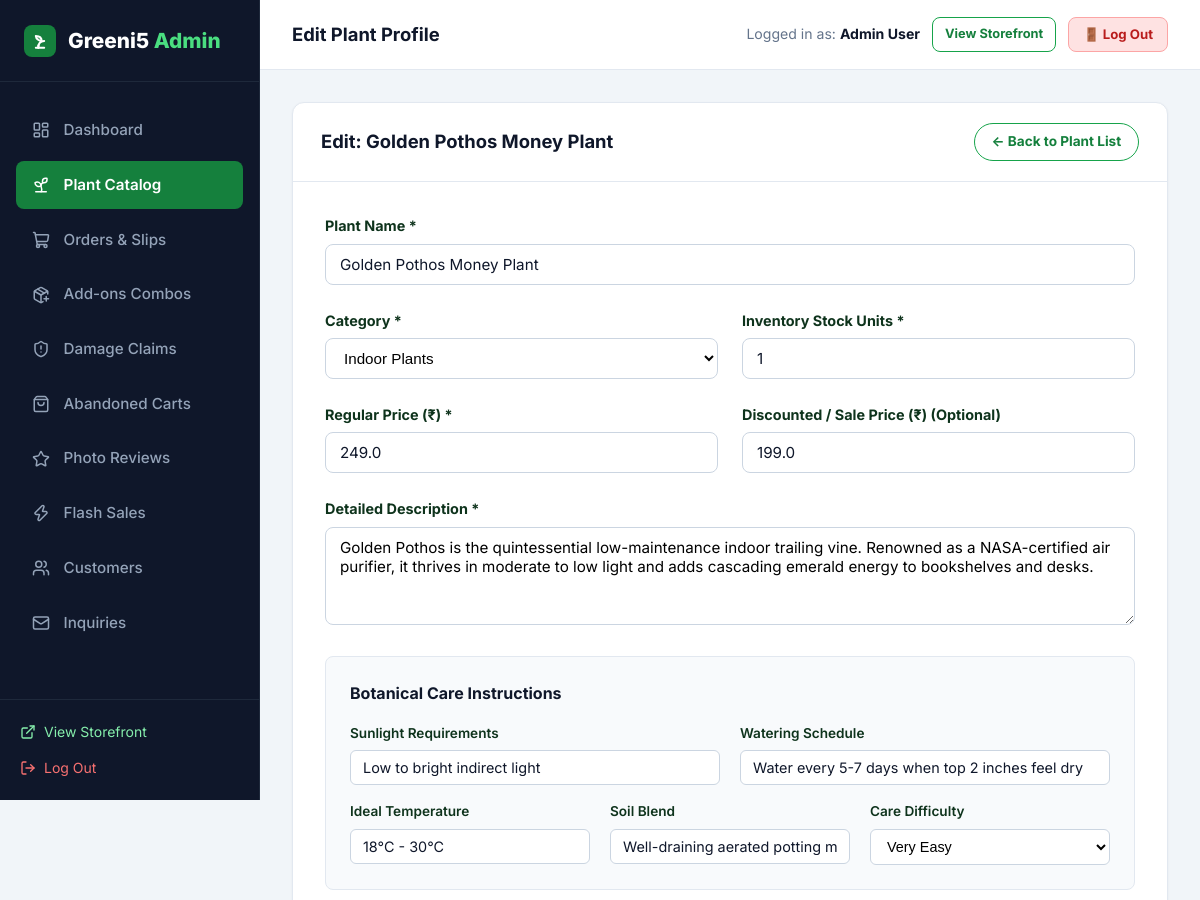
Page /admin/plants/edit/3 (signed in, upper part) on the earlier database version.
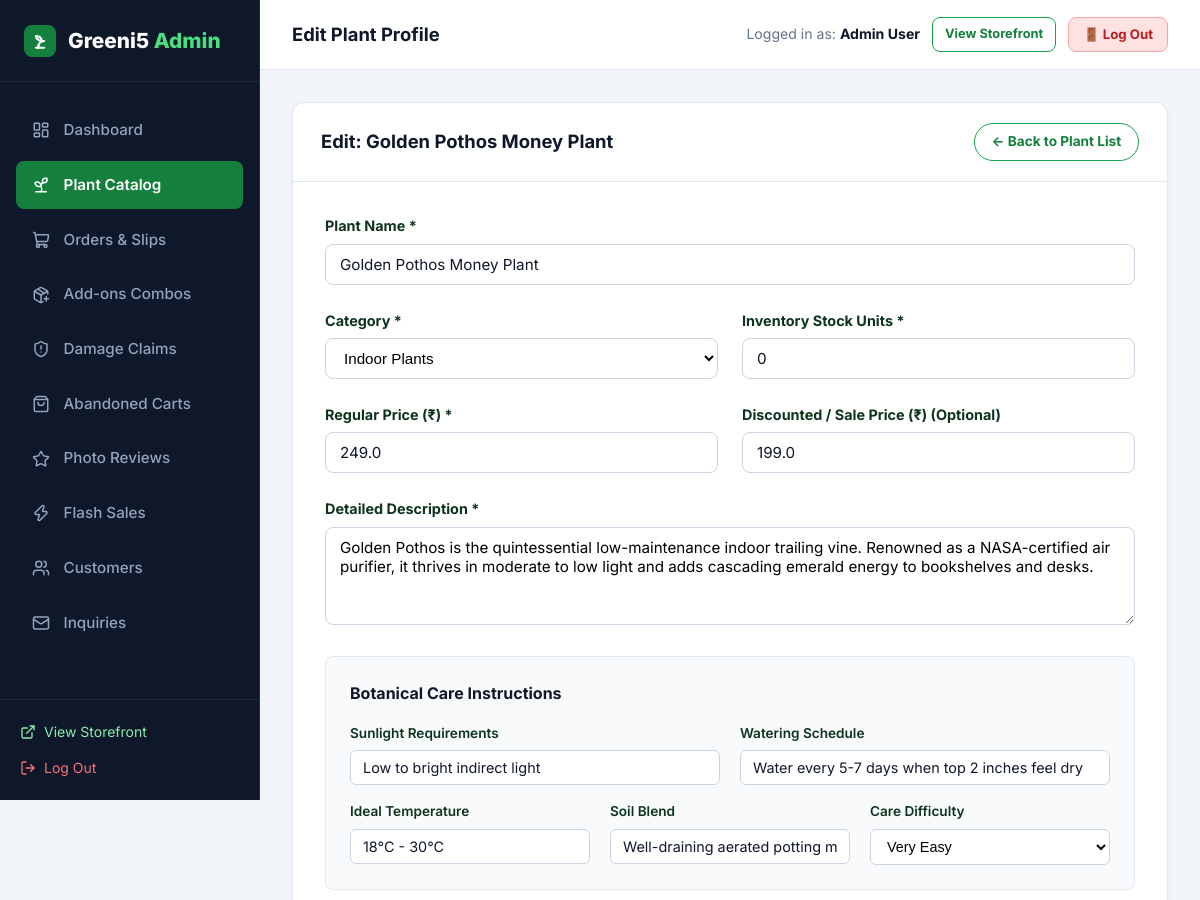
Same page on the later database version.
### tables this page shows
CREATE TABLE plants (
    id INTEGER PRIMARY KEY AUTOINCREMENT,
    category_id INTEGER NOT NULL,
    name TEXT NOT NULL,
    slug TEXT NOT NULL UNIQUE,
    price REAL NOT NULL,
    discount_price REAL,
    stock INTEGER NOT NULL DEFAULT 10,
    description TEXT NOT NULL,
    sunlight TEXT,
    watering TEXT,
    temperature TEXT,
    soil TEXT,
    difficulty TEXT DEFAULT 'Easy',
    is_featured INTEGER DEFAULT 0,
    is_bestseller INTEGER DEFAULT 0,
    created_at TIMESTAMP DEFAULT CURRENT_TIMESTAMP,
    FOREIGN KEY (category_id) REFERENCES categories(id) ON DELETE CASCADE
);

### app.py (the view, shortened to what this page needs)
@app.route('/admin/plants/edit/<int:plant_id>', methods=['GET', 'POST'])
@admin_required
def admin_plant_edit(plant_id):
    plant = query_db('SELECT * FROM plants WHERE id = ?', (plant_id,), one=True)
    if not plant:
        abort(404)
    categories = query_db('SELECT * FROM categories ORDER BY name ASC')
    images = query_db('SELECT * FROM plant_images WHERE plant_id = ? ORDER BY is_primary DESC, id ASC', (plant_id,))
    variants = query_db('SELECT * FROM plant_variants WHERE plant_id = ? ORDER BY extra_price ASC', (plant_id,))
    return render_template('admin/plant_form.html', categories=categories, plant=plant, images=images, variants=variants)

### app.py (called while the page is built)
def admin_required(f):
    @wraps(f)
    def decorated_function(*args, **kwargs):
        if 'user_id' not in session:
            flash('Admin authentication required.', 'warning')
            return redirect(url_for('login', next=request.full_path.rstrip('?')))
        user = query_db('SELECT role FROM users WHERE id = ?', (session['user_id'],), one=True)
        if not user or user['role'] != 'admin':
            flash('Access denied. Administrator privileges required.', 'danger')
            return redirect(url_for('index'))
        return f(*args, **kwargs)
    return decorated_function

### database.py (called while the page is built)
def get_db():
    db = getattr(g, '_database', None)
    if db is None:
        db = g._database = sqlite3.connect(DATABASE)
        db.row_factory = sqlite3.Row
        db.execute('PRAGMA foreign_keys = ON;')
    return db

def query_db(query, args=(), one=False):
    cur = get_db().execute(query, args)
    rv = cur.fetchall()
    cur.close()
    return (rv[0] if rv else None) if one else rv

### templates/admin/plant_form.html (shortened to what the changed rows need)
{% extends "admin/base_admin.html" %}
{% block admin_content %}
<div class="admin-card" style="max-width: 900px; margin: 0 auto;">
  <div class="admin-card-header">
    <h3>{{ 'Edit: ' + plant.name if plant else 'New Botanical Product Details' }}</h3>
    <a href="{{ url_for('admin_plants') }}" class="btn btn-outline btn-sm">← Back to Plant List</a>
  </div>
  <div style="padding: 2rem;">
    <form action="{{ url_for('admin_plant_edit', plant_id=plant.id) if plant else url_for('admin_plant_add') }}" method="POST" enctype="multipart/form-data">
      <div style="margin-bottom: 1.5rem;">
        <label style="display: block; font-weight: 700; font-size: 0.9rem; margin-bottom: 0.4rem;">Plant Name *</label>
        <input type="text" name="name" required value="{{ plant.name if plant else '' }}" placeholder="e.g. Fiddle Leaf Fig (Ficus Lyrata)" style="width: 100%; padding: 10px 14px; border: 1px solid #cbd5e1; border-radius: 8px; font-size: 0.95rem;">
      </div>
      <div style="display: grid; grid-template-columns: 1fr 1fr; gap: 1.5rem; margin-bottom: 1.5rem;">
        <div>
          <label style="display: block; font-weight: 700; font-size: 0.9rem; margin-bottom: 0.4rem;">Inventory Stock Units *</label>
          <input type="number" name="stock" required min="0" value="{{ plant.stock if plant else 15 }}" style="width: 100%; padding: 10px 14px; border: 1px solid #cbd5e1; border-radius: 8px; font-size: 0.95rem;">
        </div>
      </div>
      <div style="display: grid; grid-template-columns: 1fr 1fr; gap: 1.5rem; margin-bottom: 1.5rem;">
        <div>
          <label style="display: block; font-weight: 700; font-size: 0.9rem; margin-bottom: 0.4rem;">Regular Price (₹) *</label>
          <input type="number" step="0.01" name="price" required value="{{ plant.price if plant else '' }}" placeholder="899.00" style="width: 100%; padding: 10px 14px; border: 1px solid #cbd5e1; border-radius: 8px; font-size: 0.95rem;">
        </div>
        <div>
          <label style="display: block; font-weight: 700; font-size: 0.9rem; margin-bottom: 0.4rem;">Discounted / Sale Price (₹) (Optional)</label>
          <input type="number" step="0.01" name="discount_price" value="{{ plant.discount_price if plant and plant.discount_price else '' }}" placeholder="749.00" style="width: 100%; padding: 10px 14px; border: 1px solid #cbd5e1; border-radius: 8px; font-size: 0.95rem;">
        </div>
      </div>
      <div style="margin-bottom: 1.5rem;">
        <label style="display: block; font-weight: 700; font-size: 0.9rem; margin-bottom: 0.4rem;">Detailed Description *</label>
        <textarea name="description" rows="4" required placeholder="Describe appearance, air purifying benefits, origin, aesthetic appeal..." style="width: 100%; padding: 10px 14px; border: 1px solid #cbd5e1; border-radius: 8px; font-size: 0.95rem; font-family: inherit;">{{ plant.description if plant else '' }}</textarea>
      </div>
      <div style="background: #f8fafc; border: 1px solid #e2e8f0; border-radius: 8px; padding: 1.5rem; margin-bottom: 1.5rem;">
        <div style="display: grid; grid-template-columns: 1fr 1fr; gap: 1.25rem; margin-bottom: 1rem;">
          <div>
            <label style="display: block; font-size: 0.85rem; font-weight: 600; margin-bottom: 0.35rem;">Sunlight Requirements</label>
            <input type="text" name="sunlight" value="{{ plant.sunlight if plant else '' }}" placeholder="e.g. Bright indirect sunlight" style="width: 100%; padding: 8px 12px; border: 1px solid #cbd5e1; border-radius: 6px; font-size: 0.9rem;">
          </div>
          <div>
            <label style="display: block; font-size: 0.85rem; font-weight: 600; margin-bottom: 0.35rem;">Watering Schedule</label>
            <input type="text" name="watering" value="{{ plant.watering if plant else '' }}" placeholder="e.g. Once a week when topsoil dries" style="width: 100%; padding: 8px 12px; border: 1px solid #cbd5e1; border-radius: 6px; font-size: 0.9rem;">
          </div>
        </div>
        <div style="display: grid; grid-template-columns: 1fr 1fr 1fr; gap: 1.25rem;">
          <div>
            <label style="display: block; font-size: 0.85rem; font-weight: 600; margin-bottom: 0.35rem;">Ideal Temperature</label>
            <input type="text" name="temperature" value="{{ plant.temperature if plant else '' }}" placeholder="e.g. 18°C - 30°C" style="width: 100%; padding: 8px 12px; border: 1px solid #cbd5e1; border-radius: 6px; font-size: 0.9rem;">
          </div>
          <div>
            <label style="display: block; font-size: 0.85rem; font-weight: 600; margin-bottom: 0.35rem;">Soil Blend</label>
            <input type="text" name="soil" value="{{ plant.soil if plant else '' }}" placeholder="e.g. Well-draining coco-peat mix" style="width: 100%; padding: 8px 12px; border: 1px solid #cbd5e1; border-radius: 6px; font-size: 0.9rem;">
          </div>
        </div>
      </div>
      </div>
  </div>
</div>
{% endblock %}

Differences in the rows shown:
changed plants "Edit: Golden Pothos Money Plant": stock "1" → "0"
